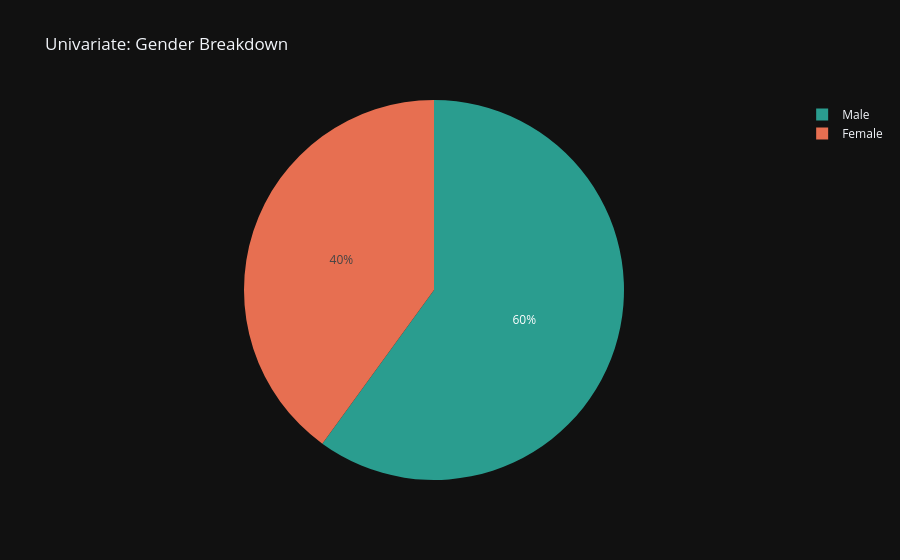

Notebook code for this chart:
### Code cell
# Q3: What is the gender breakdown of the workforce?
# First, count the number of occurrences of each gender and use reset_index() to turn it into a DataFrame
gender_counts = df_cleaned['Gender'].value_counts().reset_index()
# Rename the columns of this new tiny DataFrame so Plotly can read them easily
gender_counts.columns = ['Gender', 'Count']
# Create a pie chart using the summarized counts to show the exact percentage breakdown
# 'color_discrete_sequence' assigns two specific hex colors for Male and Female slices
fig_gender = px.pie(gender_counts, values='Count', names='Gender', title='Univariate: Gender Breakdown', template='plotly_dark', color_discrete_sequence=['#2a9d8f', '#e76f51'])
# Render and display the gender pie chart
fig_gender.show()

### Figure 1 — Plotly figure (JSON) as saved in the notebook; plotly's stock layout.template omitted (floating-point values rounded to 4 significant figures)
{"data": [{"domain": {"x": [0, 1], "y": [0, 1]}, "hovertemplate": "Gender=%{label}<br>Count=%{value}<extra></extra>", "labels": ["Male", "Female"], "legendgroup": "", "name": "", "showlegend": true, "type": "pie", "values": [882, 588]}], "layout": {"legend": {"tracegroupgap": 0}, "piecolorway": ["#2a9d8f", "#e76f51"], "title": {"text": "Univariate: Gender Breakdown"}}}
